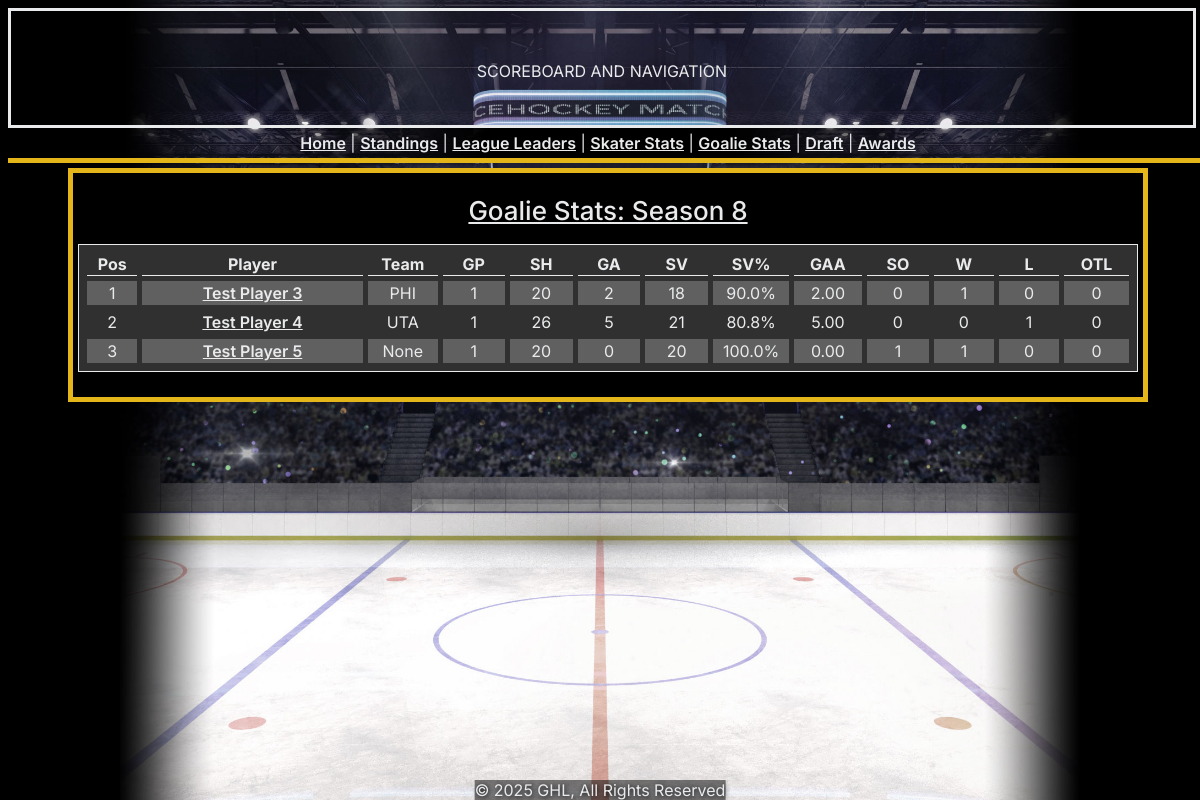
Screenshot of /goalies/ with the database file from the repository.
### GHLWebsiteApp/models.py (models this page shows, shortened)
class GoalieRecord(models.Model):
    ea_player_num = models.ForeignKey(Player, on_delete = models.CASCADE)
    game_num = models.ForeignKey(Game, on_delete = models.CASCADE)
    ea_club_num = models.ForeignKey(Team, on_delete = models.CASCADE)
    shots_against = models.PositiveSmallIntegerField(default="0")
    saves = models.PositiveSmallIntegerField(default="0")
    win = models.BooleanField(default="0")
    loss = models.BooleanField(default="0")
    otloss = models.BooleanField(default="0")
    shutout = models.BooleanField(default="0")
    breakaway_shots = models.PositiveSmallIntegerField(default="0")
    breakaway_saves = models.PositiveSmallIntegerField(default="0")
    ps_shots = models.PositiveSmallIntegerField(default="0")
    ps_saves = models.PositiveSmallIntegerField(default="0")

class Player(models.Model):
    ea_player_num = models.IntegerField(primary_key=True)
    username = models.CharField(max_length=16)
    current_team = models.ForeignKey(Team, on_delete = models.CASCADE, blank=True, null=True)
    def __str__(self):
        return self.username

class Team(models.Model):
    ea_club_num = models.IntegerField(primary_key=True)
    club_full_name = models.CharField(max_length=50)
    club_abbr = models.CharField(max_length=3)
    club_location = models.CharField(max_length=25)
    team_logo_link = models.TextField(blank=True, null=True)
    isActive = models.BooleanField(default=True)
    def __str__(self):
        return self.club_abbr

### GHLWebsiteApp/views.py (the view)
# urls.py: path('goalies/', views.goalies, name="goalies"),
def goalies(request):
    all_goalies = GoalieRecord.objects.filter(game_num__season_num=seasonSetting).annotate(
        goaliesgp = Count("game_num"),
        goaliesshots = Sum("shots_against"),
        goaliesga = (Sum("shots_against")-Sum("saves")),
        goaliessaves = Sum("saves"),
        goaliessvp = (Cast(Sum("saves"), models.FloatField())/Cast(Sum("shots_against"), models.FloatField()))*100,
        goaliesgaa = ((Cast(Sum("shots_against"), models.FloatField())-Cast(Sum("saves"), models.FloatField()))/Cast(Sum("game_num__gamelength"), models.FloatField()))*3600,
        goaliesshutouts =Sum(Case(
            When(shutout=True, then=1),
            default=0,
            output_field=models.IntegerField()
        )),
        goalieswins = Sum(Case(
            When(win=True, then=1),
            default=0,
            output_field=models.IntegerField()
        )),
        goalieslosses = Sum(Case(
            When(loss=True, then=1),
            default=0,
            output_field=models.IntegerField()
        )),
        goaliesotlosses = Sum(Case(
            When(otloss=True, then=1),
            default=0,
            output_field=models.IntegerField()
        )),
    ).order_by("ea_player_num")
    context = {
        "all_goalies": all_goalies
    }
    return render(request, "GHLWebsiteApp/goalies.html", context)

### GHLWebsiteApp/templates/GHLWebsiteApp/goalies.html
{% extends 'GHLWebsiteApp/layout.html' %}
{% load static %}
{% block body %}
  <center>
    <div class="section section_lg">
      <center>
      <div class="header">Goalie Stats: Season 8</div>
      <table id="fullstandings" class="sortable">
        <col style="width: 60px;">
        <col style="width: 300px;">
        <col style="width: 80px;">
        <col style="width: 80px;">
        <col style="width: 80px;">
        <col style="width: 80px;">
        <col style="width: 80px;">
        <col style="width: 80px;">
        <col style="width: 80px;">
        <col style="width: 80px;">
        <col style="width: 80px;">
        <col style="width: 80px;">
        <col style="width: 80px;">
        <tr>
          <th>Pos</th>
          <th>Player</th>
          <th>Team</th>
          <th>GP</th>
          <th>SH</th>
          <th>GA</th>
          <th>SV</th>
          <th>SV%</th>
          <th>GAA</th>
          <th>SO</th>
          <th>W</th>
          <th>L</th>
          <th>OTL</th>
        </tr>
        {% for goalie in all_goalies %}
        <tr>
          <td>{{ forloop.counter }}</td>
          <td><a href="{% url 'player' goalie.ea_player_num.ea_player_num %}">{{ goalie.ea_player_num }}</a></td>
          <td>{{ goalie.ea_player_num.current_team }}</td>
          <td>{{ goalie.goaliesgp }}</td>
          <td>{{ goalie.goaliesshots }}</td>
          <td>{{ goalie.goaliesga }}</td>
          <td>{{ goalie.goaliessaves }}</td>
          <td>{{ goalie.goaliessvp|floatformat:1 }}%</td>
          <td>{{ goalie.goaliesgaa|floatformat:2 }}</td>
          <td>{{ goalie.goaliesshutouts }}</td>
          <td>{{ goalie.goalieswins }}</td>
          <td>{{ goalie.goalieslosses }}</td>
          <td>{{ goalie.goaliesotlosses }}</td>
        </tr>
        {% empty %}
        <tr>
          <td colspan=13>No games recorded.</td>
        </tr>
        {% endfor %}
      </table>
      </center>
    </div>
  </center>
{% endblock %}

### GHLWebsiteApp/static/GHLWebsiteApp/mainstyle.css (style rules this page uses)
* { box-sizing: border-box; font-family: "Inter", sans-serif; }
a { color: #e9eaec; font-weight: 600; }
table { border-width: 0px; border-spacing: 15px; padding: 5px; }
body { color: #e9eaec; background:url(../GHLWebsiteApp/background.jpg) no-repeat top center fixed; background-size: 80%; min-height: 100%; width: 100%; background-color: black; }
.section { justify-content: center; background-color: black; vertical-align: top; border: 5px solid #e4b61a; text-align: center; margin-bottom: 10px; width: auto; padding-top: 10px; padding-bottom: 10px; }
.section_lg { max-width: 90%; }
tr:nth-child(odd) { background-color: #606060; }
th { border-bottom: 1px solid #e9eaec; background-color: #303030; }
.header { display: flex; align-items: center; text-align: center; vertical-align: middle; justify-content: center; background-color: black; font-weight: 500; padding: 15px; padding-top: 15px; font-size: 26px; line-height: 26px; text-decoration: underline; }
#fullstandings { table-layout: fixed; align-self: center; justify-self: center; border: 1px solid #e9eaec; padding: 3px; background-color: #303030; border-spacing: 5px; margin: 5px; margin-bottom: 15px; }
td { text-align: center; padding: 2px 5px 2px 5px; }

### rows the page displays
GoalieRecord: ea_player_num "Test Player 3", ea_player_num.current_team "PHI", goaliesgp "1", goaliesshots "20", goaliesga "2", goaliessaves "18", goaliessvp "90.0", goaliesgaa "2.00", goaliesshutouts "0", goalieswins "1", goalieslosses "0", goaliesotlosses "0"
GoalieRecord: ea_player_num "Test Player 4", ea_player_num.current_team "UTA", goaliesgp "1", goaliesshots "26", goaliesga "5", goaliessaves "21", goaliessvp "80.8", goaliesgaa "5.00", goaliesshutouts "0", goalieswins "0", goalieslosses "1", goaliesotlosses "0"
GoalieRecord: ea_player_num "Test Player 5", ea_player_num.current_team "None", goaliesgp "1", goaliesshots "20", goaliesga "0", goaliessaves "20", goaliessvp "100.0", goaliesgaa "0.00", goaliesshutouts "1", goalieswins "1", goalieslosses "0", goaliesotlosses "0"
